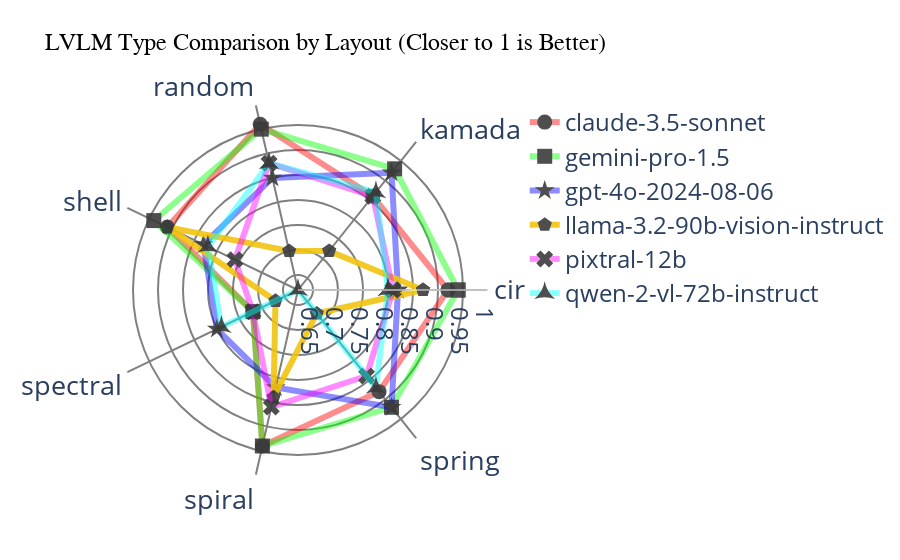

Here is the notebook cell this chart was saved with:
### Code cell
import pandas as pd
import plotly.graph_objects as go

# Leer los datos
df = pd.read_csv('comparacion_por_layout.csv')


# Crea una lista ordenada de layouts únicos (esto es la clave)
df_layouts = sorted(df['layout'].unique())


# Crear el gráfico
fig = go.Figure()

# Obtener los modelos únicos
modelos = df['model'].unique()

# Añadir una traza para cada modelo

colors = [
    'rgba(255, 0, 0, 0.5)',    # Rojo
    'rgba(0, 255, 0, 0.5)',    # Verde
    'rgba(0, 0, 255, 0.5)',    # Azul
    '#f1c40f',  # Amarillo
    'rgba(255, 0, 255, 0.5)',  # Magenta
    'rgba(0, 255, 255, 0.5)'   # Cian
]
dash_styles = ['solid', 'dash', 'dashdot', 'dot', 'longdash', 'longdashdot']
simbolos = ['circle', 'square', 'star', 'pentagon', 'x', 'star-triangle-up', 'cross']

for i, modelo in enumerate(modelos):
    df_modelo = df[(df['model'] == modelo)]

    # Ordena df_modelo según la lista ordenada de layouts
    df_modelo = df_modelo.set_index('layout').reindex(df_layouts).reset_index()

    df_modelo = pd.concat([df_modelo, df_modelo.iloc[[0]]])
    fig.add_trace(go.Scatterpolar(
        r=df_modelo['mean_similarity'],
        theta=df_modelo['layout'],
        #fill='toself',
        opacity=0.9,
        name=modelo,
        #line_width=6,
        line=dict(shape='spline', smoothing=0.0, color=colors[i], width=6),  # Líneas curvas
        #mode='lines+markers',
         marker=dict(
            color="#3b3b3b", symbol=simbolos[i],  size=15
        )
    ))
# Actualizar el diseño
fig.update_layout(
    title=dict(
        text="LVLM Type Comparison by Layout (Closer to 1 is Better)",
        font=dict(
            size=24,  # Tamaño del título
            family="Arial",  # Tipo de fuente
            color="black",   
        ),
    ),
    polar=dict(
         bgcolor="white",
         angularaxis=dict(
            gridcolor="gray",  # Color de las líneas angulares
            gridwidth=2,
            griddash="solid",
            tickfont=dict(size=27),    # Estilo de las líneas angulares
        ),
        radialaxis=dict(
            gridcolor="gray",  # Color de las líneas radiales
            gridwidth=2,
            griddash="solid",
            range=[min(df_modelo['mean_similarity']),1],
            dtick=0.05,  # Incremento de los ticks
            tickfont=dict(size=24),  # Estilo de las líneas radiales
        )
    ),
    legend=dict(
        font=dict(size=24),  # Tamaño del texto de la leyenda
    ),
 
)

fig.show()
fig.write_image("imagen.jpg", width=1200, height=900, scale=2)

### Figure 1 — Plotly figure (JSON) as saved in the notebook; plotly's stock layout.template omitted (floating-point values rounded to 4 significant figures)
{"data": [{"line": {"color": "rgba(255, 0, 0, 0.5)", "shape": "spline", "smoothing": 0, "width": 6}, "marker": {"color": "#3b3b3b", "size": 15, "symbol": "circle"}, "name": "claude-3.5-sonnet", "opacity": 0.9, "r": [0.92, 0.86, 0.96, 0.91, 0.72, 0.94, 0.88, 0.92], "theta": ["circular", "kamada", "random", "shell", "spectral", "spiral", "spring", "circular"], "type": "scatterpolar"}, {"line": {"color": "rgba(0, 255, 0, 0.5)", "shape": "spline", "smoothing": 0, "width": 6}, "marker": {"color": "#3b3b3b", "size": 15, "symbol": "square"}, "name": "gemini-pro-1.5", "opacity": 0.9, "r": [0.94, 0.93, 0.95, 0.94, 0.72, 0.94, 0.92, 0.94], "theta": ["circular", "kamada", "random", "shell", "spectral", "spiral", "spring", "circular"], "type": "scatterpolar"}, {"line": {"color": "rgba(0, 0, 255, 0.5)", "shape": "spline", "smoothing": 0, "width": 6}, "marker": {"color": "#3b3b3b", "size": 15, "symbol": "star"}, "name": "gpt-4o-2024-08-06", "opacity": 0.9, "r": [0.82, 0.92, 0.85, 0.83, 0.8, 0.82, 0.92, 0.82], "theta": ["circular", "kamada", "random", "shell", "spectral", "spiral", "spring", "circular"], "type": "scatterpolar"}, {"line": {"color": "#f1c40f", "shape": "spline", "smoothing": 0, "width": 6}, "marker": {"color": "#3b3b3b", "size": 15, "symbol": "pentagon"}, "name": "llama-3.2-90b-vision-instruct", "opacity": 0.9, "r": [0.87, 0.72, 0.7, 0.91, 0.67, 0.84, 0.68, 0.87], "theta": ["circular", "kamada", "random", "shell", "spectral", "spiral", "spring", "circular"], "type": "scatterpolar"}, {"line": {"color": "rgba(255, 0, 255, 0.5)", "shape": "spline", "smoothing": 0, "width": 6}, "marker": {"color": "#3b3b3b", "size": 15, "symbol": "x"}, "name": "pixtral-12b", "opacity": 0.9, "r": [0.81, 0.86, 0.88, 0.76, 0.72, 0.86, 0.84, 0.81], "theta": ["circular", "kamada", "random", "shell", "spectral", "spiral", "spring", "circular"], "type": "scatterpolar"}, {"line": {"color": "rgba(0, 255, 255, 0.5)", "shape": "spline", "smoothing": 0, "width": 6}, "marker": {"color": "#3b3b3b", "size": 15, "symbol": "star-triangle-up"}, "name": "qwen-2-vl-72b-instruct", "opacity": 0.9, "r": [0.8, 0.87, 0.88, 0.82, 0.79, 0.62, 0.87, 0.8], "theta": ["circular", "kamada", "random", "shell", "spectral", "spiral", "spring", "circular"], "type": "scatterpolar"}], "layout": {"legend": {"font": {"size": 24}}, "polar": {"angularaxis": {"gridcolor": "gray", "griddash": "solid", "gridwidth": 2, "tickfont": {"size": 27}}, "bgcolor": "white", "radialaxis": {"dtick": 0.05, "gridcolor": "gray", "griddash": "solid", "gridwidth": 2, "range": [0.62, 1], "tickfont": {"size": 24}}}, "title": {"font": {"color": "black", "family": "Arial", "size": 24}, "text": "LVLM Type Comparison by Layout (Closer to 1 is Better)"}}}
